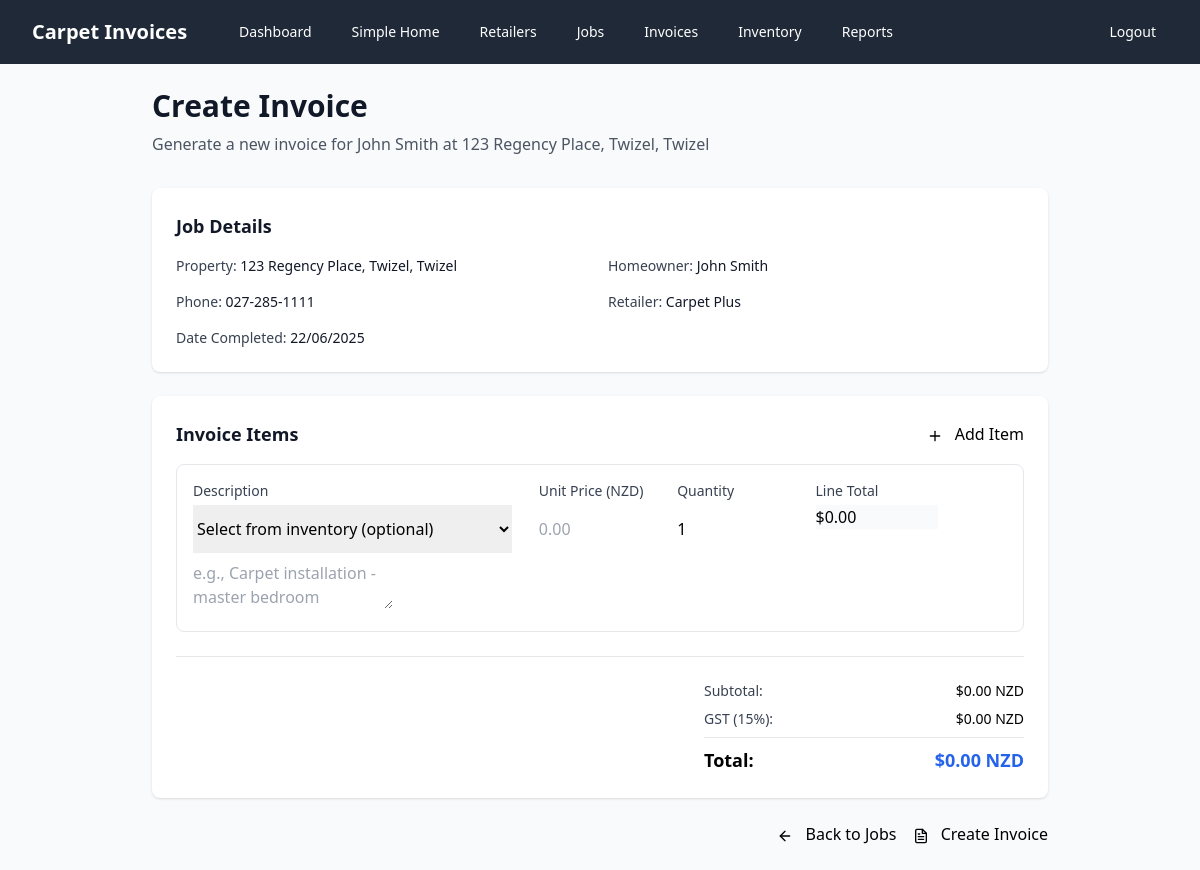
The page /invoice/add/9 (signed in) on the database its author committed.
### models.py (models this page shows, shortened)
class Job(db.Model):
    id = db.Column(db.Integer, primary_key=True)
    street_address = db.Column(db.String(200), nullable=False)
    suburb = db.Column(db.String(100), nullable=False)
    town_city = db.Column(db.String(100), nullable=False)
    retailer_id = db.Column(db.Integer, ForeignKey('retailer.id'), nullable=False)
    homeowner_name = db.Column(db.String(100), nullable=False)
    homeowner_phone = db.Column(db.String(20), nullable=False)
    date_completed = db.Column(db.Date, nullable=False)
    retailer = relationship("Retailer", back_populates="jobs")
    invoices = relationship("Invoice", back_populates="job")
    @property
    def full_address(self):
        return f"{self.street_address}, {self.suburb}, {self.town_city}"

class Retailer(db.Model):
    id = db.Column(db.Integer, primary_key=True)
    name = db.Column(db.String(100), nullable=False)
    email = db.Column(db.String(120), nullable=False)
    phone = db.Column(db.String(20), nullable=False)
    jobs = relationship("Job", back_populates="retailer")

### app.py (the view)
@app.route('/invoice/add/<int:job_id>')
@login_required
def add_invoice(job_id):
    job = db.session.get(Job, job_id)
    if not job:
        flash('Job not found!', 'error')
        return redirect(url_for('jobs'))
    inventory_items = db.session.query(InventoryItem).filter_by(is_active=True).all()
    return render_template('invoice_form.html', job=job, inventory_items=inventory_items)

### app.py (called while the page is built)
def login_required(f):
    from functools import wraps
    @wraps(f)
    def decorated_function(*args, **kwargs):
        if not session.get('logged_in'):
            return redirect(url_for('login'))
        return f(*args, **kwargs)
    return decorated_function

def format_nz_currency(amount):
    return f"${amount:.2f} NZD"

@app.template_filter('nz_currency')
def nz_currency_filter(amount):
    return format_nz_currency(amount)

@app.template_filter('nz_date')
def nz_date_filter(date):
    if date:
        return date.strftime('%d/%m/%Y')
    return ''

### templates/invoice_form.html (shortened to what this page needs)
{% extends "base.html" %}
{% block content %}
<div class="max-w-4xl mx-auto">
    <div class="mb-8">
        <h1 class="text-3xl font-bold text-gray-900">Create Invoice</h1>
        <p class="mt-2 text-gray-600">Generate a new invoice for {{ job.homeowner_name }} at {{ job.full_address }}</p>
    </div>
    <div class="bg-white rounded-lg shadow mb-6">
        <div class="p-6">
            <h2 class="text-lg font-semibold text-gray-900 mb-4">Job Details</h2>
            <div class="grid grid-cols-1 md:grid-cols-2 gap-4 text-sm">
                <div>
                    <span class="font-medium text-gray-700">Property:</span>
                    <span class="text-gray-900">{{ job.full_address }}</span>
                </div>
                <div>
                    <span class="font-medium text-gray-700">Homeowner:</span>
                    <span class="text-gray-900">{{ job.homeowner_name }}</span>
                </div>
                <div>
                    <span class="font-medium text-gray-700">Phone:</span>
                    <span class="text-gray-900">{{ job.homeowner_phone }}</span>
                </div>
                <div>
                    <span class="font-medium text-gray-700">Retailer:</span>
                    <span class="text-gray-900">{{ job.retailer.name }}</span>
                </div>
                <div>
                    <span class="font-medium text-gray-700">Date Completed:</span>
                    <span class="text-gray-900">{{ job.date_completed | nz_date }}</span>
                </div>
            </div>
        </div>
    </div>
    <form action="{{ url_for('create_invoice') }}" method="POST" class="space-y-6">
        <div class="bg-white rounded-lg shadow">
            <div class="p-6">
                <div class="flex items-center justify-between mb-4">
                    <h2 class="text-lg font-semibold text-gray-900">Invoice Items</h2>
                    <button type="button" id="add-line" class="btn-secondary">
                        <i data-feather="plus" class="inline h-4 w-4 mr-2"></i>
                        Add Item
                    </button>
                </div>
                <div id="invoice-lines" class="space-y-4">
                    <div class="invoice-line p-4 border border-gray-200 rounded-lg">
                        <div class="grid grid-cols-1 lg:grid-cols-12 gap-4 items-start">
                            <div class="lg:col-span-5">
                                <label class="block text-sm font-medium text-gray-700 mb-1">Description</label>
                                <select class="form-select touch-input mb-2 inventory-select" onchange="populateFromInventory(this)">
                                    <option value="">Select from inventory (optional)</option>
                                </select>
                                <textarea name="description[]" rows="2"
                                         class="form-textarea touch-input description-field"
                                         placeholder="e.g., Carpet installation - master bedroom"
                                         required></textarea>
                            </div>
                            <div class="lg:col-span-2">
                                <label class="block text-sm font-medium text-gray-700 mb-1">Unit Price (NZD)</label>
                                <input type="number" name="unit_price[]" step="0.01" min="0"
                                       class="form-input touch-input unit-price"
                                       placeholder="0.00" required>
                            </div>
                            <div class="lg:col-span-2">
                                <label class="block text-sm font-medium text-gray-700 mb-1">Quantity</label>
                                <input type="number" name="quantity[]" min="1"
                                       class="form-input touch-input quantity"
                                       placeholder="1" value="1" required>
                            </div>
                            <div class="lg:col-span-2">
                                <label class="block text-sm font-medium text-gray-700 mb-1">Line Total</label>
                                <div class="form-input bg-gray-50 line-total font-medium">$0.00</div>
                            </div>
                        </div>
                    </div>
                </div>
                <div class="mt-6 border-t pt-6">
                    <div class="flex justify-end">
                        <div class="w-full max-w-xs space-y-2">
                            <div class="flex justify-between text-sm">
                                <span class="font-medium text-gray-700">Subtotal:</span>
                                <span id="subtotal" class="font-medium">$0.00 NZD</span>
                            </div>
                            <div class="flex justify-between text-sm">
                                <span class="font-medium text-gray-700">GST (15%):</span>
                                <span id="gst-amount" class="font-medium">$0.00 NZD</span>
                            </div>
                            <div class="flex justify-between text-lg font-bold border-t pt-2">
                                <span>Total:</span>
                                <span id="total" class="text-blue-600">$0.00 NZD</span>
                            </div>
                        </div>
                    </div>
                </div>
            </div>
        </div>
        <div class="flex flex-col sm:flex-row gap-4 justify-end">
            <a href="{{ url_for('jobs') }}" class="btn-secondary text-center">
                <i data-feather="arrow-left" class="inline h-4 w-4 mr-2"></i>
                Back to Jobs
            </a>
            <button type="submit" class="btn-primary">
                <i data-feather="file-text" class="inline h-4 w-4 mr-2"></i>
                Create Invoice
            </button>
        </div>
    </form>
</div>
{% endblock %}

### templates/base.html (style rules this page uses)
.touch-input { min-height: 48px; font-size: 16px; }
.form-input { @apply w-full px-4 py-3 border border-gray-300 rounded-lg focus:ring-2 focus:ring-blue-500 focus:border-transparent; }
.form-select { @apply w-full px-4 py-3 border border-gray-300 rounded-lg focus:ring-2 focus:ring-blue-500 focus:border-transparent bg-white; }
.form-textarea { @apply w-full px-4 py-3 border border-gray-300 rounded-lg focus:ring-2 focus:ring-blue-500 focus:border-transparent resize-none; }
.btn-primary { @apply bg-blue-600 hover:bg-blue-700 text-white font-semibold py-3 px-6 rounded-lg transition duration-200; }
.btn-secondary { @apply bg-gray-600 hover:bg-gray-700 text-white font-semibold py-3 px-6 rounded-lg transition duration-200; }

### rows shown on the page
Job: homeowner_name "John Smith", full_address "123 Regency Place, Twizel, Twizel", homeowner_phone "027-285-1111", date_completed|nz_date "22/06/2025"
Retailer: retailer.name "Carpet Plus"
